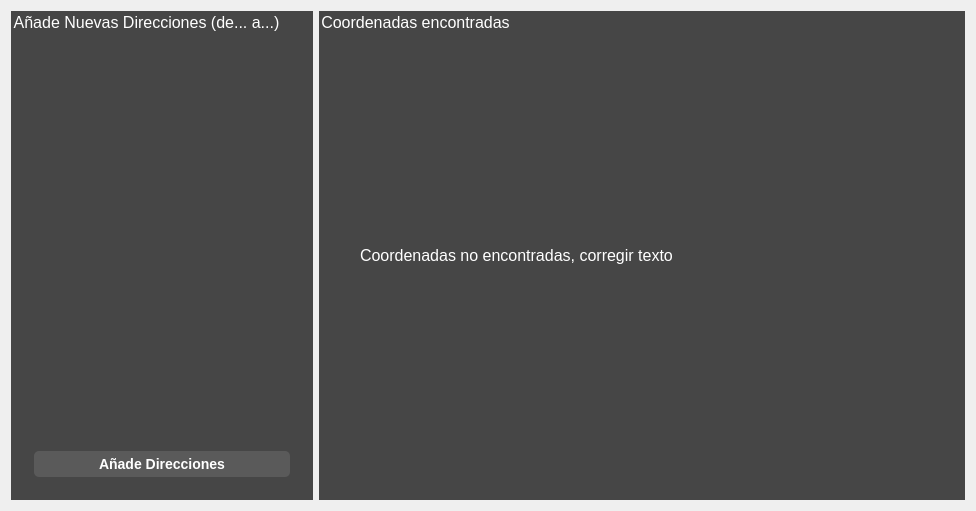
                 <widget class="QWidget" name="tab_13">
                  <attribute name="title">
                   <string>Destinos</string>
                  </attribute>
                  <layout class="QGridLayout" name="gridLayout_54">
                   <item row="0" column="0">
                    <widget class="QGroupBox" name="groupBox_36">
                     <property name="styleSheet">
                      <string notr="true">background-color: rgb(70,70,70);
margin-top: 0.5em;
font: 16px;
color:  rgb(255,255,255);
border: 0px solid white;
padding: 14;
</string>
                     </property>
                     <property name="title">
                      <string>Añade Nuevas Direcciones (de... a...)</string>
                     </property>
                     <layout class="QGridLayout" name="gridLayout_53">
                      <item row="0" column="0">
                       <widget class="QTableWidget" name="tableWidgetPochtecaAnadeDe">
                        <property name="styleSheet">
                         <string notr="true">font: 11px;
color: rgb(255,255,255);
border: 0px solid rgba(143, 234, 79,90);
background-color: rgb(70,70,70);
</string>
                        </property>
                       </widget>
                      </item>
                      <item row="1" column="0">
                       <widget class="QTableWidget" name="tableWidgetPochtecaAnadeA">
                        <property name="styleSheet">
                         <string notr="true">font: 11px;
color: rgb(255,255,255);
border: 0px solid rgba(143, 234, 79,90);
background-color: rgb(70,70,70);
</string>
                        </property>
                       </widget>
                      </item>
                      <item row="2" column="0">
                       <widget class="QPushButton" name="pushButtonInterfasePochtecaAnadeDir">
                        <property name="palette">
                         <palette>
                          <active>
                           <colorrole role="WindowText">
                            <brush brushstyle="SolidPattern">
                             <color alpha="255">
                              <red>255</red>
                              <green>255</green>
                              <blue>255</blue>
                             </color>
                            </brush>
                           </colorrole>
                           <colorrole role="Button">
                            <brush brushstyle="SolidPattern">
                             <color alpha="255">
                              <red>90</red>
                              <green>90</green>
                              <blue>90</blue>
                             </color>
                            </brush>
                           </colorrole>
                           <colorrole role="Text">
                            <brush brushstyle="SolidPattern">
                             <color alpha="255">
                              <red>255</red>
                              <green>255</green>
                              <blue>255</blue>
                             </color>
                            </brush>
                           </colorrole>
                           <colorrole role="ButtonText">
                            <brush brushstyle="SolidPattern">
                             <color alpha="255">
                              <red>255</red>
                              <green>255</green>
                              <blue>255</blue>
                             </color>
                            </brush>
                           </colorrole>
                           <colorrole role="Base">
                            <brush brushstyle="SolidPattern">
                             <color alpha="255">
                              <red>90</red>
                              <green>90</green>
                              <blue>90</blue>
                             </color>
                            </brush>
                           </colorrole>
                           <colorrole role="Window">
                            <brush brushstyle="SolidPattern">
                             <color alpha="255">
                              <red>90</red>
                              <green>90</green>
                              <blue>90</blue>
                             </color>
                            </brush>
                           </colorrole>
                          </active>
                          <inactive>
                           <colorrole role="WindowText">
                            <brush brushstyle="SolidPattern">
                             <color alpha="255">
                              <red>255</red>
                              <green>255</green>
                              <blue>255</blue>
                             </color>
                            </brush>
                           </colorrole>
                           <colorrole role="Button">
                            <brush brushstyle="SolidPattern">
                             <color alpha="255">
                              <red>90</red>
                              <green>90</green>
                              <blue>90</blue>
                             </color>
                            </brush>
                           </colorrole>
                           <colorrole role="Text">
                            <brush brushstyle="SolidPattern">
                             <color alpha="255">
                              <red>255</red>
                              <green>255</green>
                              <blue>255</blue>
                             </color>
                            </brush>
                           </colorrole>
                           <colorrole role="ButtonText">
                            <brush brushstyle="SolidPattern">
                             <color alpha="255">
                              <red>255</red>
                              <green>255</green>
                              <blue>255</blue>
                             </color>
                            </brush>
                           </colorrole>
                           <colorrole role="Base">
                            <brush brushstyle="SolidPattern">
                             <color alpha="255">
                              <red>90</red>
                              <green>90</green>
                              <blue>90</blue>
                             </color>
                            </brush>
                           </colorrole>
                           <colorrole role="Window">
                            <brush brushstyle="SolidPattern">
                             <color alpha="255">
                              <red>90</red>
                              <green>90</green>
                              <blue>90</blue>
                             </color>
                            </brush>
                           </colorrole>
                          </inactive>
                          <disabled>
                           <colorrole role="WindowText">
                            <brush brushstyle="SolidPattern">
                             <color alpha="255">
                              <red>255</red>
                              <green>255</green>
                              <blue>255</blue>
                             </color>
                            </brush>
                           </colorrole>
                           <colorrole role="Button">
                            <brush brushstyle="SolidPattern">
                             <color alpha="255">
                              <red>90</red>
                              <green>90</green>
                              <blue>90</blue>
                             </color>
                            </brush>
                           </colorrole>
                           <colorrole role="Text">
                            <brush brushstyle="SolidPattern">
                             <color alpha="255">
                              <red>255</red>
                              <green>255</green>
                              <blue>255</blue>
                             </color>
                            </brush>
                           </colorrole>
                           <colorrole role="ButtonText">
                            <brush brushstyle="SolidPattern">
                             <color alpha="255">
                              <red>255</red>
                              <green>255</green>
                              <blue>255</blue>
                             </color>
                            </brush>
                           </colorrole>
                           <colorrole role="Base">
                            <brush brushstyle="SolidPattern">
                             <color alpha="255">
                              <red>90</red>
                              <green>90</green>
                              <blue>90</blue>
                             </color>
                            </brush>
                           </colorrole>
                           <colorrole role="Window">
                            <brush brushstyle="SolidPattern">
                             <color alpha="255">
                              <red>90</red>
                              <green>90</green>
                              <blue>90</blue>
                             </color>
                            </brush>
                           </colorrole>
                          </disabled>
                         </palette>
                        </property>
                        <property name="styleSheet">
                         <string notr="true">QPushButton
{
background-color: rgb(90,90,90);
border-radius: 5px;
font: bold 14px;
padding: 5px;
color: rgb(255,255,255);
} </string>
                        </property>
                        <property name="text">
                         <string>Añade Direcciones</string>
                        </property>
                       </widget>
                      </item>
                     </layout>
                    </widget>
                   </item>
                   <item row="0" column="1">
                    <widget class="QGroupBox" name="groupBox">
                     <property name="styleSheet">
                      <string notr="true">background-color: rgb(70,70,70);
margin-top: 0.5em;
font: 16px;
color:  rgb(255,255,255);
border: 0px solid white;
padding: 14;
</string>
                     </property>
                     <property name="title">
                      <string>Coordenadas encontradas</string>
                     </property>
                     <layout class="QVBoxLayout" name="verticalLayout">
                      <item>
                       <widget class="QListWidget" name="tablePochtecaLatLong">
                        <property name="minimumSize">
                         <size>
                          <width>600</width>
                          <height>0</height>
                         </size>
                        </property>
                        <property name="palette">
                         <palette>
                          <active>
                           <colorrole role="WindowText">
                            <brush brushstyle="SolidPattern">
                             <color alpha="255">
                              <red>255</red>
                              <green>255</green>
                              <blue>255</blue>
                             </color>
                            </brush>
                           </colorrole>
                           <colorrole role="Button">
                            <brush brushstyle="SolidPattern">
                             <color alpha="255">
                              <red>70</red>
                              <green>70</green>
                              <blue>70</blue>
                             </color>
                            </brush>
                           </colorrole>
                           <colorrole role="Light">
                            <brush brushstyle="SolidPattern">
                             <color alpha="255">
                              <red>33</red>
                              <green>255</green>
                              <blue>6</blue>
                             </color>
                            </brush>
                           </colorrole>
                           <colorrole role="Midlight">
                            <brush brushstyle="SolidPattern">
                             <color alpha="255">
                              <red>204</red>
                              <green>102</green>
                              <blue>255</blue>
                             </color>
                            </brush>
                           </colorrole>
                           <colorrole role="Text">
                            <brush brushstyle="SolidPattern">
                             <color alpha="255">
                              <red>255</red>
                              <green>255</green>
                              <blue>255</blue>
                             </color>
                            </brush>
                           </colorrole>
                           <colorrole role="BrightText">
                            <brush brushstyle="SolidPattern">
                             <color alpha="255">
                              <red>128</red>
                              <green>0</green>
                              <blue>64</blue>
                             </color>
                            </brush>
                           </colorrole>
                           <colorrole role="ButtonText">
                            <brush brushstyle="SolidPattern">
                             <color alpha="255">
                              <red>255</red>
                              <green>255</green>
                              <blue>255</blue>
                             </color>
                            </brush>
                           </colorrole>
                           <colorrole role="Base">
                            <brush brushstyle="SolidPattern">
                             <color alpha="255">
                              <red>70</red>
                              <green>70</green>
                              <blue>70</blue>
                             </color>
                            </brush>
                           </colorrole>
                           <colorrole role="Window">
                            <brush brushstyle="SolidPattern">
                             <color alpha="255">
                              <red>70</red>
                              <green>70</green>
                              <blue>70</blue>
                             </color>
                            </brush>
                           </colorrole>
                          </active>
                          <inactive>
                           <colorrole role="WindowText">
                            <brush brushstyle="SolidPattern">
                             <color alpha="255">
                              <red>255</red>
                              <green>255</green>
                              <blue>255</blue>
                             </color>
                            </brush>
                           </colorrole>
                           <colorrole role="Button">
                            <brush brushstyle="SolidPattern">
                             <color alpha="255">
                              <red>70</red>
                              <green>70</green>
                              <blue>70</blue>
                             </color>
                            </brush>
                           </colorrole>
                           <colorrole role="Light">
                            <brush brushstyle="SolidPattern">
                             <color alpha="255">
                              <red>33</red>
                              <green>255</green>
                              <blue>6</blue>
                             </color>
                            </brush>
                           </colorrole>
                           <colorrole role="Midlight">
                            <brush brushstyle="SolidPattern">
                             <color alpha="255">
                              <red>204</red>
                              <green>102</green>
                              <blue>255</blue>
                             </color>
                            </brush>
                           </colorrole>
                           <colorrole role="Text">
                            <brush brushstyle="SolidPattern">
                             <color alpha="255">
                              <red>255</red>
                              <green>255</green>
                              <blue>255</blue>
                             </color>
                            </brush>
                           </colorrole>
                           <colorrole role="BrightText">
                            <brush brushstyle="SolidPattern">
                             <color alpha="255">
                              <red>128</red>
                              <green>0</green>
                              <blue>64</blue>
                             </color>
                            </brush>
                           </colorrole>
                           <colorrole role="ButtonText">
                            <brush brushstyle="SolidPattern">
                             <color alpha="255">
                              <red>255</red>
                              <green>255</green>
                              <blue>255</blue>
                             </color>
                            </brush>
                           </colorrole>
                           <colorrole role="Base">
                            <brush brushstyle="SolidPattern">
                             <color alpha="255">
                              <red>70</red>
                              <green>70</green>
                              <blue>70</blue>
                             </color>
                            </brush>
                           </colorrole>
                           <colorrole role="Window">
                            <brush brushstyle="SolidPattern">
                             <color alpha="255">
                              <red>70</red>
                              <green>70</green>
                              <blue>70</blue>
                             </color>
                            </brush>
                           </colorrole>
                          </inactive>
                          <disabled>
                           <colorrole role="WindowText">
                            <brush brushstyle="SolidPattern">
                             <color alpha="255">
                              <red>255</red>
                              <green>255</green>
                              <blue>255</blue>
                             </color>
                            </brush>
                           </colorrole>
                           <colorrole role="Button">
                            <brush brushstyle="SolidPattern">
                             <color alpha="255">
                              <red>70</red>
                              <green>70</green>
                              <blue>70</blue>
                             </color>
                            </brush>
                           </colorrole>
                           <colorrole role="Light">
                            <brush brushstyle="SolidPattern">
                             <color alpha="255">
                              <red>33</red>
                              <green>255</green>
                              <blue>6</blue>
                             </color>
                            </brush>
                           </colorrole>
                           <colorrole role="Midlight">
                            <brush brushstyle="SolidPattern">
                             <color alpha="255">
                              <red>204</red>
                              <green>102</green>
                              <blue>255</blue>
                             </color>
                            </brush>
                           </colorrole>
                           <colorrole role="Text">
                            <brush brushstyle="SolidPattern">
                             <color alpha="255">
                              <red>255</red>
                              <green>255</green>
                              <blue>255</blue>
                             </color>
                            </brush>
                           </colorrole>
                           <colorrole role="BrightText">
                            <brush brushstyle="SolidPattern">
                             <color alpha="255">
                              <red>128</red>
                              <green>0</green>
                              <blue>64</blue>
                             </color>
                            </brush>
                           </colorrole>
                           <colorrole role="ButtonText">
                            <brush brushstyle="SolidPattern">
                             <color alpha="255">
                              <red>255</red>
                              <green>255</green>
                              <blue>255</blue>
                             </color>
                            </brush>
                           </colorrole>
                           <colorrole role="Base">
                            <brush brushstyle="SolidPattern">
                             <color alpha="255">
                              <red>70</red>
                              <green>70</green>
                              <blue>70</blue>
                             </color>
                            </brush>
                           </colorrole>
                           <colorrole role="Window">
                            <brush brushstyle="SolidPattern">
                             <color alpha="255">
                              <red>70</red>
                              <green>70</green>
                              <blue>70</blue>
                             </color>
                            </brush>
                           </colorrole>
                          </disabled>
                         </palette>
                        </property>
                        <property name="styleSheet">
                         <string notr="true">font: 11px;
color: rgb(255,255,255);
border: 0px solid rgba(143, 234, 79,90);
background-color: rgb(70,70,70);
</string>
                        </property>
                       </widget>
                      </item>
                      <item>
                       <widget class="QLabel" name="label">
                        <property name="text">
                         <string>Coordenadas no encontradas, corregir texto</string>
                        </property>
                       </widget>
                      </item>
                      <item>
                       <widget class="QListWidget" name="tablePochtecaLatLong_2"/>
                      </item>
                     </layout>
                    </widget>
                   </item>
                  </layout>
                 </widget>
